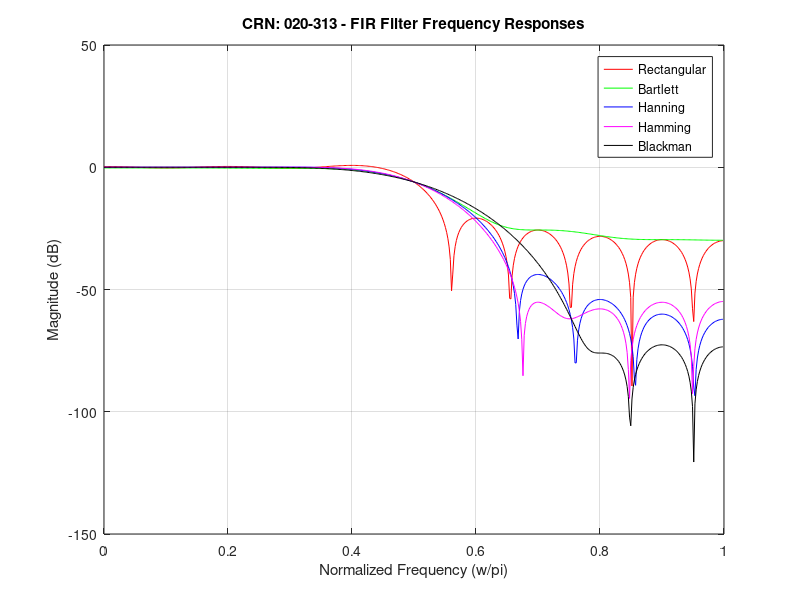

MATLAB code to generate this figure:
% CRN: 020-313 - FIR Filter Responses for Different Windows

% Step 1: Filter specifications
M = 21;
wc = 0.5 * pi;
tau = (M - 1) / 2;
n = 0:M-1;
hd = zeros(1, M);

% Step 2: Compute ideal impulse response hd[n]
for i = 1:M
    if (n(i) - tau) == 0
        hd(i) = wc / pi;
    else
        hd(i) = sin(wc * (n(i) - tau)) / (pi * (n(i) - tau));
    end
end

% Step 3: Define window functions
w1 = rectwin(M)';
w2 = bartlett(M)';
w3 = hann(M)';
w4 = hamming(M)';
w5 = blackman(M)';

% Step 4: Multiply hd[n] with window functions
h1 = hd .* w1;
h2 = hd .* w2;
h3 = hd .* w3;
h4 = hd .* w4;
h5 = hd .* w5;

% Step 5: Compute frequency responses (avoid using ~)
[H1, w] = freqz(h1, 1, 512);
H2 = freqz(h2, 1, 512);
H3 = freqz(h3, 1, 512);
H4 = freqz(h4, 1, 512);
H5 = freqz(h5, 1, 512);

% Step 6: Plot magnitude responses
figure;
plot(w/pi, 20*log10(abs(H1)), 'r'); hold on;
plot(w/pi, 20*log10(abs(H2)), 'g');
plot(w/pi, 20*log10(abs(H3)), 'b');
plot(w/pi, 20*log10(abs(H4)), 'm');
plot(w/pi, 20*log10(abs(H5)), 'k');
hold off;

title('CRN: 020-313 - FIR Filter Frequency Responses');
xlabel('Normalized Frequency (w/pi)');
ylabel('Magnitude (dB)');
legend('Rectangular', 'Bartlett', 'Hanning', 'Hamming', 'Blackman');
grid on;
